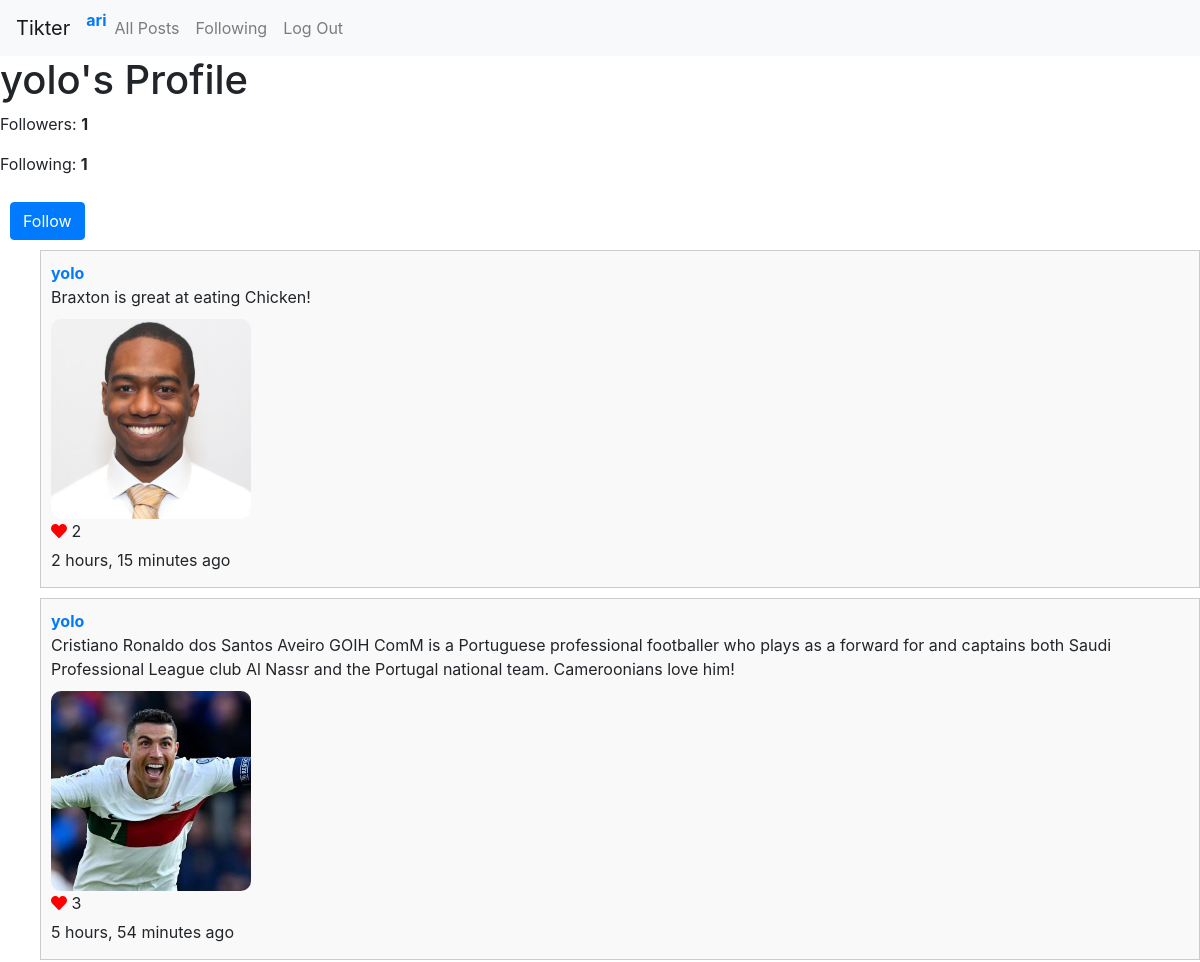
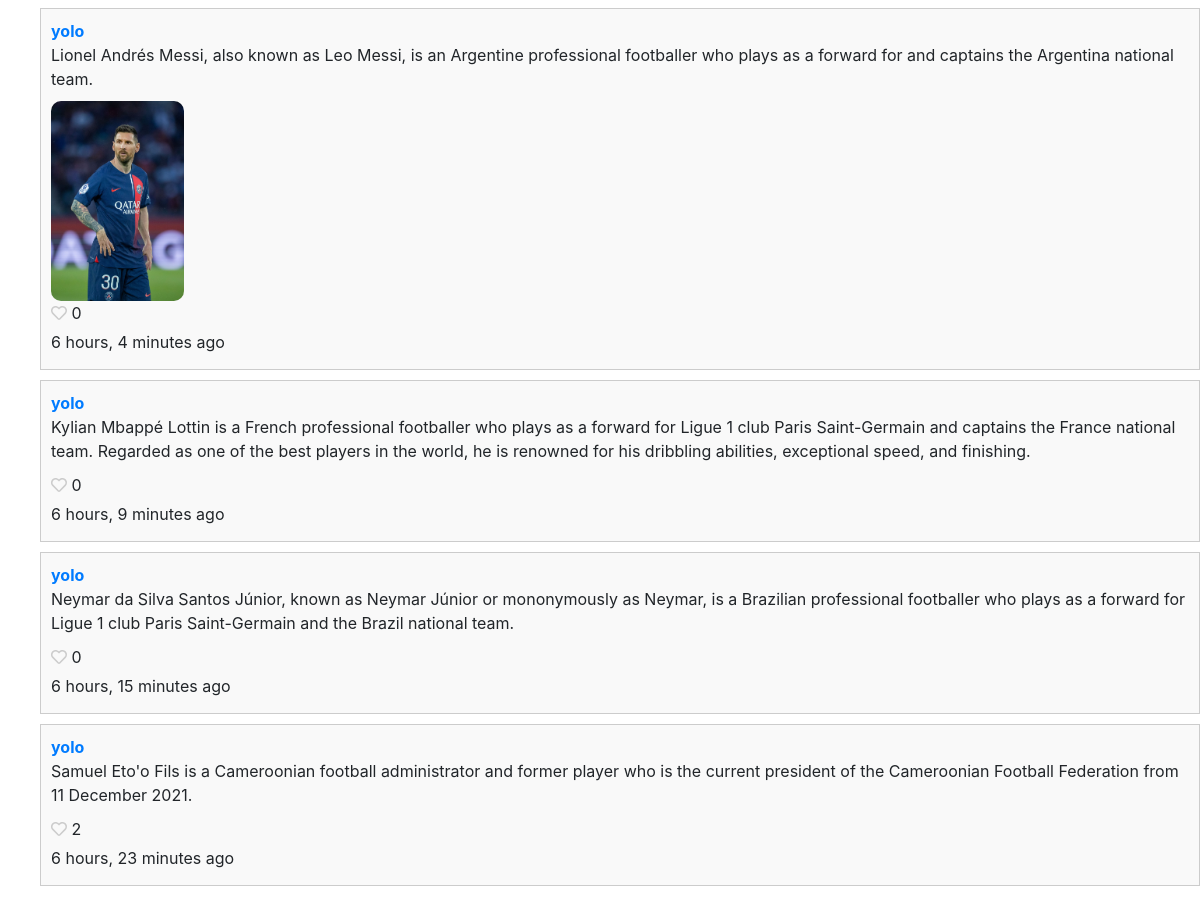
The app's page /user/yolo (signed in) with its own data (2 pictures, top to bottom).
### network/models.py (models this page shows, shortened)
class User(AbstractUser):
    pass

class Post(models.Model):
    user = models.ForeignKey(User, on_delete=models.CASCADE, related_name='posts')
    content = models.TextField()
    timestamp = models.DateTimeField(auto_now_add=True)
    image = models.ImageField(upload_to='network/images/post_images/', blank=True, null=True)
    likes = models.ManyToManyField(User, related_name='liked_posts', blank=True)
    def num_likes(self):
        return self.likes.count()

### network/views.py (the view)
# urls.py: path('user/<str:username>', views.profile, name='profile'),
@login_required(login_url='network:login')
def profile(request, username):
    profile_user = User.objects.get(username=username)
    posts = profile_user.posts.order_by('-timestamp')
    is_following = profile_user.followers.filter(user=request.user).exists()
    return render(request, 'network/profile.html', {
        'profile_user': profile_user,
        'posts': posts,
        'is_following': bool(is_following)
    })

### network/templates/network/profile.html
{% extends 'network/layout.html' %}
{% block body %}
    <div class="profile-info">
        <h1>{{ profile_user.username }}'s Profile</h1>
        <p>Followers: <strong class="followers-count">{{ profile_user.followers.count }}</strong></p>
        <p>Following: <strong class="following-count">{{ profile_user.following.count }}</strong></p>
        {% if  user.is_authenticated %}
            {% if user != profile_user %}
                {% if is_following %}
                    <button class="follow-button btn btn-primary" data-username="{{ profile_user.username }}">Unfollow</button>
                {% else %}
                    <button class="follow-button btn btn-primary" data-username="{{ profile_user.username }}">Follow</button>
                {% endif %}
            {% endif %}
        {% endif %}
    </div>
    <ul>
        {% for post in posts%}
            {% include 'network/post_display.html' with post=post user=user %}
        {% endfor %}
    </ul>
{% endblock %}

### network/templates/network/layout.html (shortened to what this page needs)
{% load static %}
<!DOCTYPE html>
<html lang="en">
    <head>
        <link rel="stylesheet" href="https://stackpath.bootstrapcdn.com/bootstrap/4.4.1/css/bootstrap.min.css"
>
        <link rel="stylesheet" href="https://cdnjs.cloudflare.com/ajax/libs/font-awesome/5.15.3/css/all.min.css">
        <link href="{% static 'network/styles.css' %}" rel="stylesheet" type="text/css">
    </head>
    <body>
        <nav class="navbar navbar-expand-lg navbar-light bg-light">
            <a class="navbar-brand" href="{% url 'network:index' %}">Tikter</a>
            <div>
              <ul class="navbar-nav mr-auto">
                {% if user.is_authenticated %}
                    <li class="nav-item">
                        <a href="{% url 'network:profile' username=user.username %}"><strong>{{ user.username }}</strong></a>
                    </li>
                {% endif %}
                <li class="nav-item">
                  <a class="nav-link" href="{% url 'network:index' %}">All Posts</a>
                </li>
                {% if user.is_authenticated %}
                    <li class="nav-item">
                        <a class="nav-link" href="{% url 'network:following' %}">Following</a>
                    </li>
                    <li class="nav-item">
                        <a class="nav-link" href="{% url 'network:logout' %}">Log Out</a>
                    </li>
                {% endif %}
              </ul>
            </div>
          </nav>
        <div class="body">
            {% block body %}
            {% endblock %}
        </div>
    </body>
</html>

### network/templates/network/post_display.html (shortened to what this page needs)
<li class="post-li">
    <div class="post-section">
    <a href="{% url 'network:profile' username=post.user.username%}"><strong>{{ post.user.username }}</strong></a>
    <p class="p-content">{{ post.content }}</p>
    <div class="image-container">
        {% if post.image %}
            <img src="{{ post.image.url }}" alt="Post Image" class="post-image">
        {% endif %}
    </div>
    {% if user.is_authenticated %}
        <p>
            <span class="like-button" data-post-id="{{ post.id }}" >
                {% if post in user.liked_posts.all %}
                    <i class="heart-icon fas fa-heart liked"></i>
                {% else %}
                    <i class="heart-icon far fa-heart"></i>
                {% endif %}
            </span>
            <span class="like-count">{{ post.num_likes }}</span>
        </p>
    {% else %}
        <p><i class="far fa-heart"></i> <span class="like-count">{{ post.num_likes }} </span></p>
    {% endif %}
    <p>{{ post.timestamp|timesince }} ago</p>
    </div>
</li>

### network/static/network/styles.css (style rules this page uses)
.post-li { padding: 10px; margin-bottom: 10px; border: 1px solid #ccc; background-color: #f9f9f9; list-style: none; }
.post-li strong { font-weight: bold; }
.post-li p { margin-bottom: 5px; }
.heart-icon { color: #ccc; cursor: pointer; }
.heart-icon.liked { color: red; }
.image-container { margin-top: 10px; }
.post-image { height: 200px; border-radius: 10px; }
.follow-button { margin: 10px; }

### records on screen
User: username "ari"
User: username "yolo", followers.count "1", following.count "1"
Post: user.username "yolo", content "Braxton is great at eating Chicken!", image (picture), num_likes "2", timestamp "2 hours, 15 minutes"
Post: user.username "yolo", content "Cristiano Ronaldo dos Santos Aveiro GOIH ComM is a Portuguese professional footballer who plays as a forward for and captains both Saudi Professional League club Al Nassr and the Portugal national team. Cameroonians love him!", image (picture), num_likes "3", timestamp "5 hours, 54 minutes"
Post: user.username "yolo", content "Lionel Andrés Messi, also known as Leo Messi, is an Argentine professional footballer who plays as a forward for and captains the Argentina national team.", image (picture), num_likes "0", timestamp "6 hours, 4 minutes"
Post: user.username "yolo", content "Kylian Mbappé Lottin is a French professional footballer who plays as a forward for Ligue 1 club Paris Saint-Germain and captains the France national team. Regarded as one of the best players in the world, he is renowned for his dribbling abilities, exceptional speed, and finishing.", num_likes "0", timestamp "6 hours, 9 minutes"
Post: user.username "yolo", content "Neymar da Silva Santos Júnior, known as Neymar Júnior or mononymously as Neymar, is a Brazilian professional footballer who plays as a forward for Ligue 1 club Paris Saint-Germain and the Brazil national team.", num_likes "0", timestamp "6 hours, 15 minutes"
Post: user.username "yolo", content "Samuel Eto'o Fils is a Cameroonian football administrator and former player who is the current president of the Cameroonian Football Federation from 11 December 2021.", num_likes "2", timestamp "6 hours, 23 minutes"
